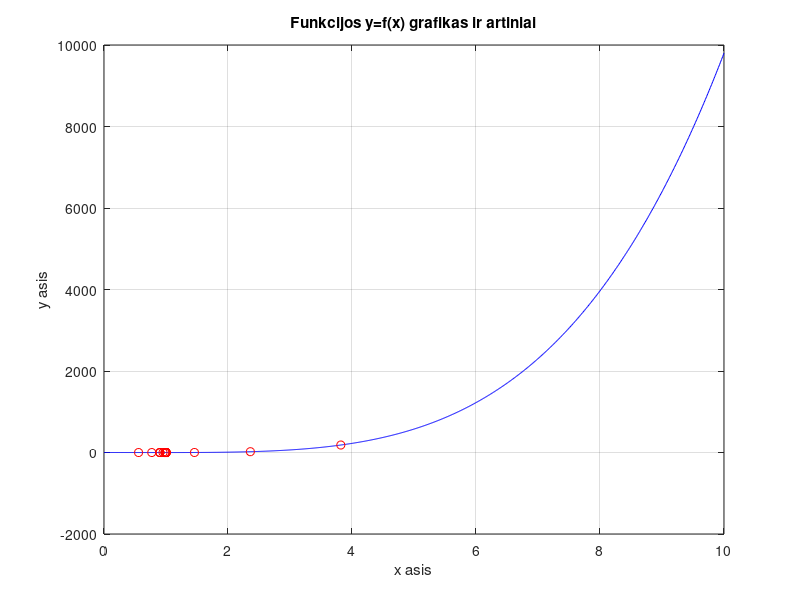

Source code (MATLAB):
function AuksinioPjuvioPvz
% Aksinio pjuvio metodu randamas funkcijos f(x) minimumas intervale [l,r].

f=@(x)(x.^2-1).^2-1;
l=0;   % apatinis intervalo rezis
r=10;  % desinysis intervalo rezis

epsilon=10^(-4); %tikslumas

k=1; %iteraciju skaitliukas
kmax=100; % maksimalus iteraciju skaitliukas

%Funkcijos grafiko y=f(x) braizymas
x=l:0.01:r;
y=f(x);
plot(x,y,'b');
grid on;
xlabel('x asis');
ylabel('y asis');
title(['Funkcijos y=f(x) grafikas ir artiniai']);


%Metodo realizavimas
%L=r-l;      %intervalo ilgis
%xm=(l+r)/2; %intervalo vidurio taskas
%ym=f(xm);

disp(['     xm        ym        k         funkc. kviet. sk']);

format short   % Jeigu noresi trumpesnio formato, uzkomentuok eilute :)

gR = (sqrt(5) - 1) / 2;

L = r-l;
x1 = r-gR*L;
y1 = f(x1);
x2 = l + gR*L;
y2 = f(x2);

while L>= epsilon
      disp([x1, y1, k, k+2]);
      hold on;
      plot(x1, y1, 'ro');
          
      
      if y2 < y1
          l = x1;
          L = r - l;
          x1 = x2;
          y1=y2;
          x2 = l + gR*L;
          y2 = f(x2);
      else
          r = x2;
          L = r - l;
          x2 = x1;
          y2=y1;
          x1 = r - gR*L;
          y1 = f(x1);
      end
            
           

      
          
          
      if k==kmax
          disp(['Pasiektas maksimalus iteraciju skaicius k=', num2str(kmax)]);
          break
      end   
      
      k=k+1;
      L=r-l;
end
end


    
    
     















